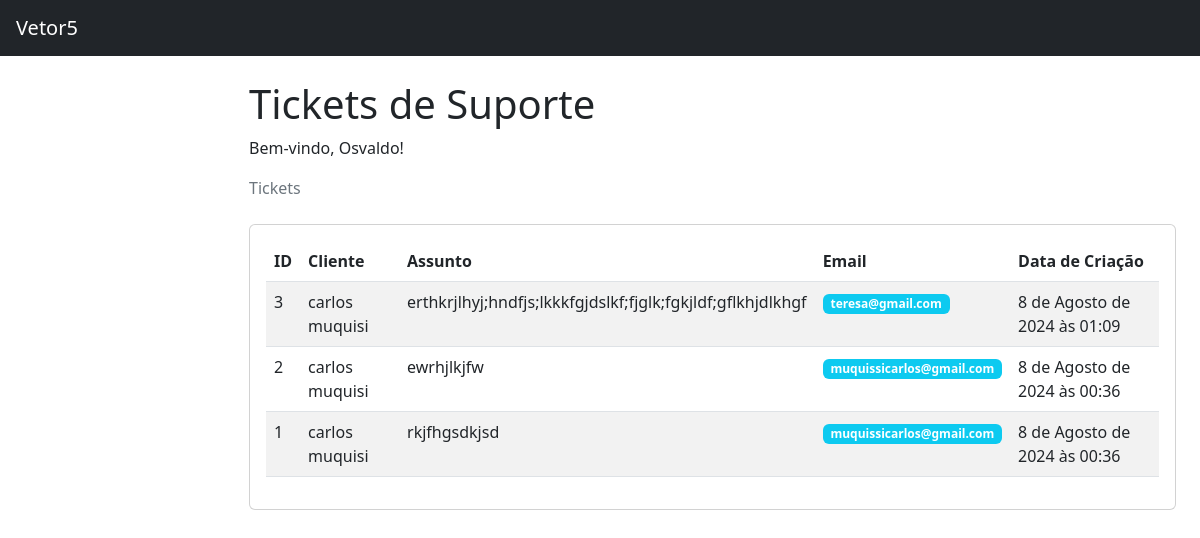
The app's page /vetor5/tickets_gerente/ (signed in) with its own data.
### usuarios/models.py (models this page shows, shortened)
class Gerente(models.Model):
    foto = models.FileField(upload_to='imagem/')
    nome = models.CharField(max_length=50)
    email = models.EmailField(max_length=100)
    senha = models.CharField(max_length=40)
    class Meta:
        verbose_name_plural = "Conta do gerente"

class Ticket(models.Model):
    nome = models.CharField(max_length=100)
    email = models.EmailField()
    mensagem = models.TextField()
    data_criacao = models.DateTimeField(auto_now_add=True)

### usuarios/views.py (the view)
# urls.py: path('tickets_gerente/', views.tickets_gerente, name='tickets_gerente'),
def tickets_gerente(request):
    if 'gerente' not in request.session:
        return redirect('/vetor5/login_gerente/?status=2')  # Redireciona para a página de login se não estiver logado
    gerente_id = request.session['gerente']
    try:
        gerente = Gerente.objects.get(id=gerente_id)
    except Gerente.DoesNotExist:
        return redirect('/vetor5/login_gerente/?status=2')  # Redireciona se o gerente não existir
    tickets = Ticket.objects.all().order_by('-data_criacao')
    return render(request, 'suporte_gerente.html', {'tickets': tickets, 'gerente': gerente})

### usuarios/templates/suporte_gerente.html (shortened to what this page needs)
{% load static %}
<!DOCTYPE html>
<html lang="en">
<head>
    <link href="{% static 'css/styles.css' %}" rel="stylesheet" />
</head>
<body class="sb-nav-fixed">
    <nav class="sb-topnav navbar navbar-expand navbar-dark bg-dark">
        <a class="navbar-brand ps-3" href="{% url 'index' %}">Vetor5</a>
    </nav>
    <div id="layoutSidenav">
        <div id="layoutSidenav_content">
            <main>
                <div class="container-fluid px-4">
                    <h1 class="mt-4">Tickets de Suporte</h1>
                    <p>Bem-vindo, {{ gerente.nome }}!</p>
                    <ol class="breadcrumb mb-4">
                        <li class="breadcrumb-item active">Tickets</li>
                    </ol>
                    <div class="card mb-4">
                        <div class="card-body">
                            <table class="table table-striped">
                                <thead>
                                    <tr>
                                        <th>ID</th>
                                        <th>Cliente</th>
                                        <th>Assunto</th>
                                        <th>Email</th>
                                        <th>Data de Criação</th>
                                    </tr>
                                </thead>
                                <tbody>
                                    {% for ticket in tickets %}
                                        <tr>
                                            <td>{{ ticket.id }}</td>
                                            <td>{{ ticket.nome }}</td>
                                            <td>{{ ticket.mensagem }}</td>
                                            <td>
                                                <span class="badge bg-info">{{ ticket.email }}</span>
                                            </td>
                                            <td>{{ ticket.data_criacao }}</td>
                                        </tr>
                                    {% empty %}
                                        <tr>
                                            <td colspan="6">Nenhum ticket encontrado.</td>
                                        </tr>
                                    {% endfor %}
                                </tbody>
                            </table>
                        </div>
                    </div>
                </div>
            </main>
        </div>
    </div>
</body>
</html>

### records on screen
Gerente: nome "Osvaldo"
Ticket: id "3", nome "carlos muquisi", mensagem "erthkrjlhyj;hndfjs;lkkkfgjdslkf;fjglk;fgkjldf;gflkhjdlkhgf", email "teresa@gmail.com", data_criacao "8 de Agosto de 2024 às 01:09"
Ticket: id "2", nome "carlos muquisi", mensagem "ewrhjlkjfw", email "muquissicarlos@gmail.com", data_criacao "8 de Agosto de 2024 às 00:36"
Ticket: id "1", nome "carlos muquisi", mensagem "rkjfhgsdkjsd", email "muquissicarlos@gmail.com", data_criacao "8 de Agosto de 2024 às 00:36"
